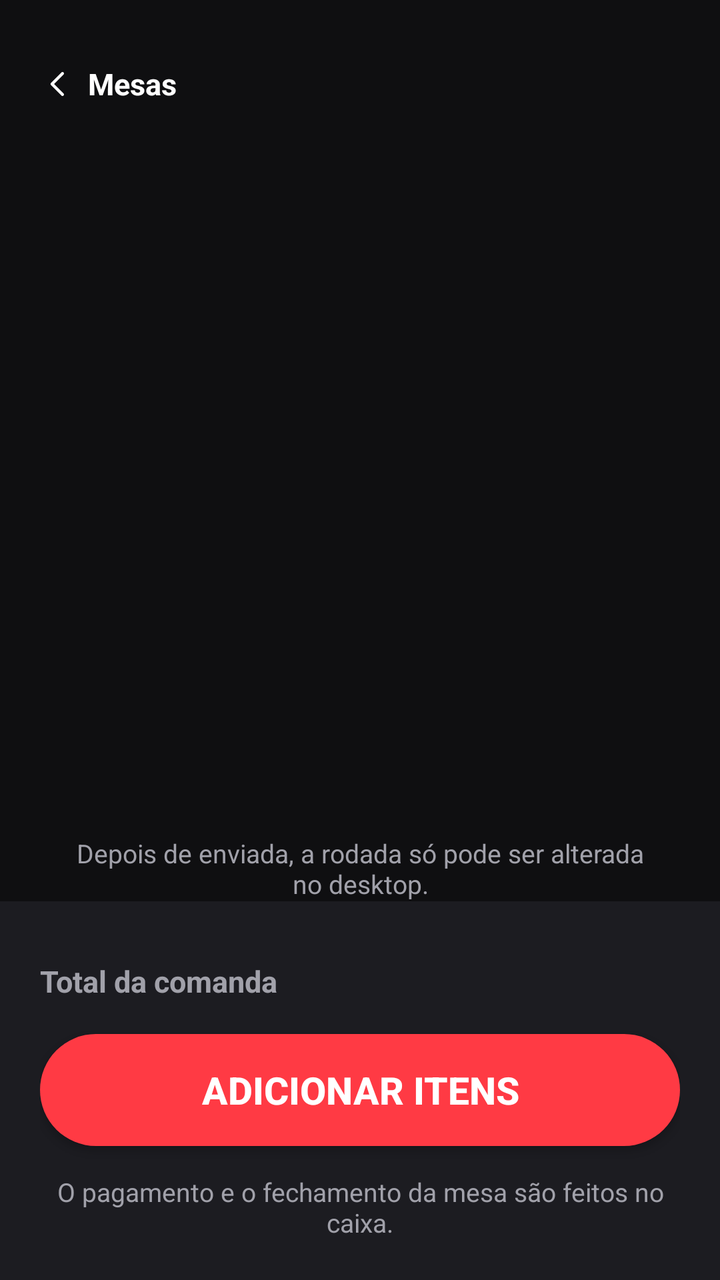
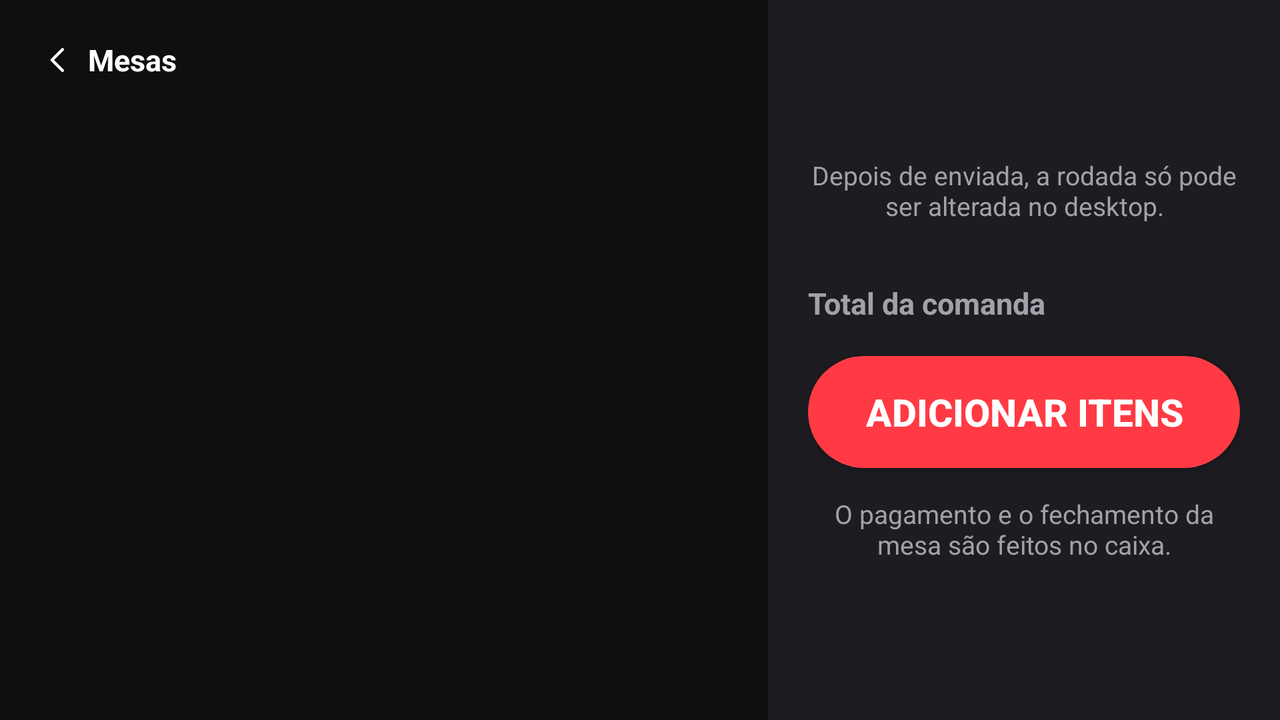

The same Android screen from two of the app's own layout files: first res/layout/ as a phone draws it, then the repository's variant for another configuration, drawn on a device whose configuration selects that folder. Both files follow.
<!-- AndroidManifest.xml: application theme Theme.DevBurguerAppGarcom -->
<!-- res/layout/activity_comanda.xml -->
<?xml version="1.0" encoding="utf-8"?>
<LinearLayout xmlns:android="http://schemas.android.com/apk/res/android"
    xmlns:app="http://schemas.android.com/apk/res-auto"
    android:layout_width="match_parent"
    android:layout_height="match_parent"
    android:background="@color/corFundoPrincipal"
    android:orientation="vertical">

    <LinearLayout
        android:layout_width="match_parent"
        android:layout_height="wrap_content"
        android:orientation="vertical"
        android:padding="20dp"
        android:paddingBottom="0dp">

        <TextView
            android:id="@+id/btnVoltarMesasComanda"
            android:layout_width="wrap_content"
            android:layout_height="wrap_content"
            android:drawablePadding="6dp"
            android:gravity="center_vertical"
            android:minHeight="44dp"
            android:text="@string/botaoVoltarMesasComanda"
            android:textColor="@color/corBranca"
            android:textSize="15sp"
            android:textStyle="bold"
            app:drawableStartCompat="@drawable/ic_seta_voltar" />

        <TextView
            android:id="@+id/txvTituloComanda"
            android:layout_width="wrap_content"
            android:layout_height="wrap_content"
            android:textColor="@color/corBranca"
            android:textSize="26sp"
            android:textStyle="bold" />

        <TextView
            android:id="@+id/txvSubtituloComanda"
            android:layout_width="wrap_content"
            android:layout_height="wrap_content"
            android:layout_marginTop="2dp"
            android:textColor="@color/corTextoSecundario"
            android:textSize="15sp" />

    </LinearLayout>

    <ListView
        android:id="@+id/lstRodadas"
        android:layout_width="match_parent"
        android:layout_height="0dp"
        android:layout_weight="1"
        android:layout_marginTop="14dp"
        android:divider="@null"
        android:dividerHeight="14dp"
        android:paddingStart="20dp"
        android:paddingTop="4dp"
        android:paddingEnd="20dp"
        android:paddingBottom="4dp" />

    <TextView
        android:layout_width="match_parent"
        android:layout_height="wrap_content"
        android:gravity="center"
        android:paddingStart="32dp"
        android:paddingEnd="32dp"
        android:text="@string/avisoAlteracaoDesktop"
        android:textColor="@color/corTextoSecundario"
        android:textSize="13sp" />

    <LinearLayout
        android:layout_width="match_parent"
        android:layout_height="wrap_content"
        android:background="@color/corFundoSecundaria"
        android:orientation="vertical"
        android:padding="20dp">

        <LinearLayout
            android:layout_width="match_parent"
            android:layout_height="wrap_content"
            android:layout_marginBottom="14dp"
            android:orientation="horizontal">

            <TextView
                android:layout_width="0dp"
                android:layout_height="wrap_content"
                android:layout_weight="1"
                android:text="@string/rotuloTotalComanda"
                android:textColor="@color/corTextoSecundario"
                android:textSize="15sp"
                android:textStyle="bold" />

            <TextView
                android:id="@+id/txvTotalComanda"
                android:layout_width="wrap_content"
                android:layout_height="wrap_content"
                android:textColor="@color/corBranca"
                android:textSize="24sp"
                android:textStyle="bold" />

        </LinearLayout>

        <Button
            android:id="@+id/btnAdicionarItens"
            android:layout_width="match_parent"
            android:layout_height="56dp"
            android:layout_marginBottom="14dp"
            android:background="@drawable/fundo_botao_pilula"
            android:text="@string/botaoAdicionarItens"
            android:textColor="@color/corBranca"
            android:textSize="19sp"
            android:textStyle="bold" />

        <TextView
            android:layout_width="match_parent"
            android:layout_height="wrap_content"
            android:gravity="center"
            android:text="@string/avisoPagamentoCaixa"
            android:textColor="@color/corTextoSecundario"
            android:textSize="13sp" />

    </LinearLayout>

</LinearLayout>
<!-- resources referenced by this layout -->
<resources>
  <color name="corBranca">#FFFFFF</color>
  <color name="corFundoPrincipal">#0F0F11</color>
  <color name="corFundoSecundaria">#1C1C21</color>
  <color name="corTextoSecundario">#A1A1AA</color>
  <!-- drawable fundo_botao_pilula (drawable) -->
  <shape xmlns:android="http://schemas.android.com/apk/res/android"
      android:shape="rectangle">
      <solid android:color="@color/corVermelhoPrincipal" />
      <corners android:radius="999dp" />
  </shape>
  <!-- drawable ic_seta_voltar (drawable) -->
  <vector xmlns:android="http://schemas.android.com/apk/res/android"
      android:width="18dp"
      android:height="18dp"
      android:viewportWidth="24"
      android:viewportHeight="24">
      <path
          android:pathData="M15,5l-7,7 7,7"
          android:strokeColor="#FFFFFF"
          android:strokeWidth="2"
          android:strokeLineCap="round"
          android:strokeLineJoin="round"
          android:fillColor="#00000000" />
  </vector>
  <string name="avisoAlteracaoDesktop">Depois de enviada, a rodada só pode ser alterada no desktop.</string>
  <string name="avisoPagamentoCaixa">O pagamento e o fechamento da mesa são feitos no caixa.</string>
  <string name="botaoAdicionarItens">Adicionar itens</string>
  <string name="botaoVoltarMesasComanda">Mesas</string>
  <string name="rotuloTotalComanda">Total da comanda</string>
  <style name="Theme.DevBurguerAppGarcom" parent="Theme.AppCompat.DayNight.NoActionBar">
          <item name="colorPrimary">@color/corVermelhoPrincipal</item>
          <item name="colorPrimaryDark">@color/corFundoPrincipal</item>
          <item name="colorAccent">@color/corDourada</item>
          <item name="android:windowBackground">@color/corFundoPrincipal</item>
      </style>
  <color name="corVermelhoPrincipal">#FF3A44</color>
  <color name="corDourada">#FFD700</color>
</resources>
<!-- res/layout-land/activity_comanda.xml (the repository's variant of the layout above) -->
<!-- drawn on the phone turned sideways -->
<?xml version="1.0" encoding="utf-8"?>
<LinearLayout xmlns:android="http://schemas.android.com/apk/res/android"
    xmlns:app="http://schemas.android.com/apk/res-auto"
    android:layout_width="match_parent"
    android:layout_height="match_parent"
    android:background="@color/corFundoPrincipal"
    android:orientation="horizontal">

    
    <LinearLayout
        android:layout_width="0dp"
        android:layout_height="match_parent"
        android:layout_weight="3"
        android:orientation="vertical">

        <LinearLayout
            android:layout_width="match_parent"
            android:layout_height="wrap_content"
            android:orientation="vertical"
            android:paddingStart="20dp"
            android:paddingTop="8dp"
            android:paddingEnd="20dp">

            <LinearLayout
                android:layout_width="match_parent"
                android:layout_height="wrap_content"
                android:gravity="center_vertical"
                android:orientation="horizontal">

                <TextView
                    android:id="@+id/btnVoltarMesasComanda"
                    android:layout_width="wrap_content"
                    android:layout_height="wrap_content"
                    android:drawablePadding="6dp"
                    android:gravity="center_vertical"
                    android:minHeight="44dp"
                    android:text="@string/botaoVoltarMesasComanda"
                    android:textColor="@color/corBranca"
                    android:textSize="15sp"
                    android:textStyle="bold"
                    app:drawableStartCompat="@drawable/ic_seta_voltar" />

                <TextView
                    android:id="@+id/txvTituloComanda"
                    android:layout_width="wrap_content"
                    android:layout_height="wrap_content"
                    android:layout_marginStart="20dp"
                    android:textColor="@color/corBranca"
                    android:textSize="22sp"
                    android:textStyle="bold" />

            </LinearLayout>

            <TextView
                android:id="@+id/txvSubtituloComanda"
                android:layout_width="wrap_content"
                android:layout_height="wrap_content"
                android:textColor="@color/corTextoSecundario"
                android:textSize="15sp" />

        </LinearLayout>

        <ListView
            android:id="@+id/lstRodadas"
            android:layout_width="match_parent"
            android:layout_height="0dp"
            android:layout_marginTop="8dp"
            android:layout_weight="1"
            android:divider="@null"
            android:dividerHeight="14dp"
            android:paddingStart="20dp"
            android:paddingTop="4dp"
            android:paddingEnd="20dp"
            android:paddingBottom="4dp" />

    </LinearLayout>

    
    <ScrollView
        android:layout_width="0dp"
        android:layout_height="match_parent"
        android:layout_weight="2"
        android:background="@color/corFundoSecundaria"
        android:fillViewport="true">

        <LinearLayout
            android:layout_width="match_parent"
            android:layout_height="match_parent"
            android:gravity="center_vertical"
            android:orientation="vertical"
            android:padding="20dp">

            <TextView
                android:layout_width="match_parent"
                android:layout_height="wrap_content"
                android:layout_marginBottom="20dp"
                android:gravity="center"
                android:text="@string/avisoAlteracaoDesktop"
                android:textColor="@color/corTextoSecundario"
                android:textSize="13sp" />

            <LinearLayout
                android:layout_width="match_parent"
                android:layout_height="wrap_content"
                android:layout_marginBottom="14dp"
                android:orientation="horizontal">

                <TextView
                    android:layout_width="0dp"
                    android:layout_height="wrap_content"
                    android:layout_weight="1"
                    android:text="@string/rotuloTotalComanda"
                    android:textColor="@color/corTextoSecundario"
                    android:textSize="15sp"
                    android:textStyle="bold" />

                <TextView
                    android:id="@+id/txvTotalComanda"
                    android:layout_width="wrap_content"
                    android:layout_height="wrap_content"
                    android:textColor="@color/corBranca"
                    android:textSize="24sp"
                    android:textStyle="bold" />

            </LinearLayout>

            <Button
                android:id="@+id/btnAdicionarItens"
                android:layout_width="match_parent"
                android:layout_height="56dp"
                android:layout_marginBottom="14dp"
                android:background="@drawable/fundo_botao_pilula"
                android:text="@string/botaoAdicionarItens"
                android:textColor="@color/corBranca"
                android:textSize="19sp"
                android:textStyle="bold" />

            <TextView
                android:layout_width="match_parent"
                android:layout_height="wrap_content"
                android:gravity="center"
                android:text="@string/avisoPagamentoCaixa"
                android:textColor="@color/corTextoSecundario"
                android:textSize="13sp" />

        </LinearLayout>

    </ScrollView>

</LinearLayout>
